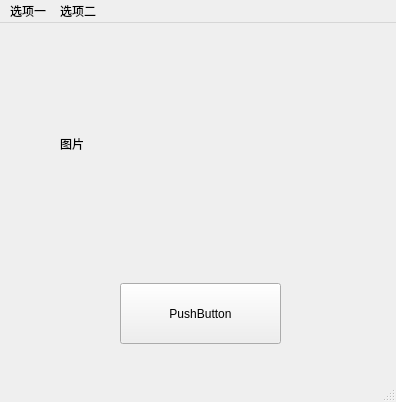
<?xml version="1.0" encoding="UTF-8"?>
<ui version="4.0">
 <class>MainWindow</class>
 <widget class="QMainWindow" name="MainWindow">
  <property name="geometry">
   <rect>
    <x>0</x>
    <y>0</y>
    <width>396</width>
    <height>402</height>
   </rect>
  </property>
  <property name="windowTitle">
   <string>窗口标题</string>
  </property>
  <widget class="QWidget" name="centralwidget">
   <widget class="QPushButton" name="showPicBtn">
    <property name="geometry">
     <rect>
      <x>120</x>
      <y>260</y>
      <width>161</width>
      <height>61</height>
     </rect>
    </property>
    <property name="text">
     <string>PushButton</string>
    </property>
   </widget>
   <widget class="QLabel" name="pic_lab">
    <property name="geometry">
     <rect>
      <x>60</x>
      <y>30</y>
      <width>271</width>
      <height>181</height>
     </rect>
    </property>
    <property name="text">
     <string>图片</string>
    </property>
   </widget>
  </widget>
  <widget class="QMenuBar" name="menubar">
   <property name="geometry">
    <rect>
     <x>0</x>
     <y>0</y>
     <width>396</width>
     <height>26</height>
    </rect>
   </property>
   <widget class="QMenu" name="menu">
    <property name="title">
     <string>选项一</string>
    </property>
    <addaction name="actiontuichu"/>
   </widget>
   <widget class="QMenu" name="menu_2">
    <property name="title">
     <string>选项二</string>
    </property>
   </widget>
   <addaction name="menu"/>
   <addaction name="menu_2"/>
  </widget>
  <widget class="QStatusBar" name="statusbar"/>
  <action name="actiontuichu">
   <property name="text">
    <string>退出</string>
   </property>
  </action>
 </widget>
 <resources/>
 <connections/>
</ui>
